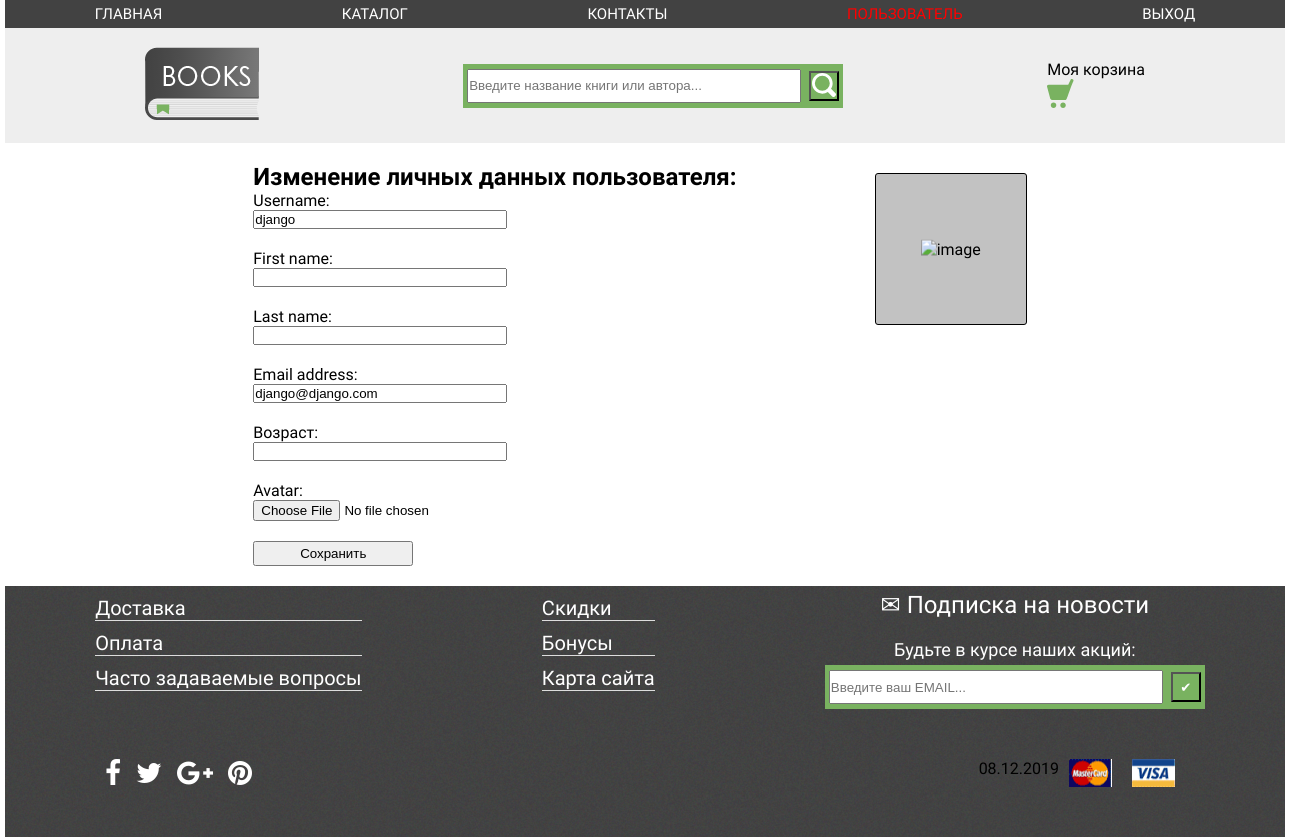
Page /auth/update/ (signed in) on the earlier database version.
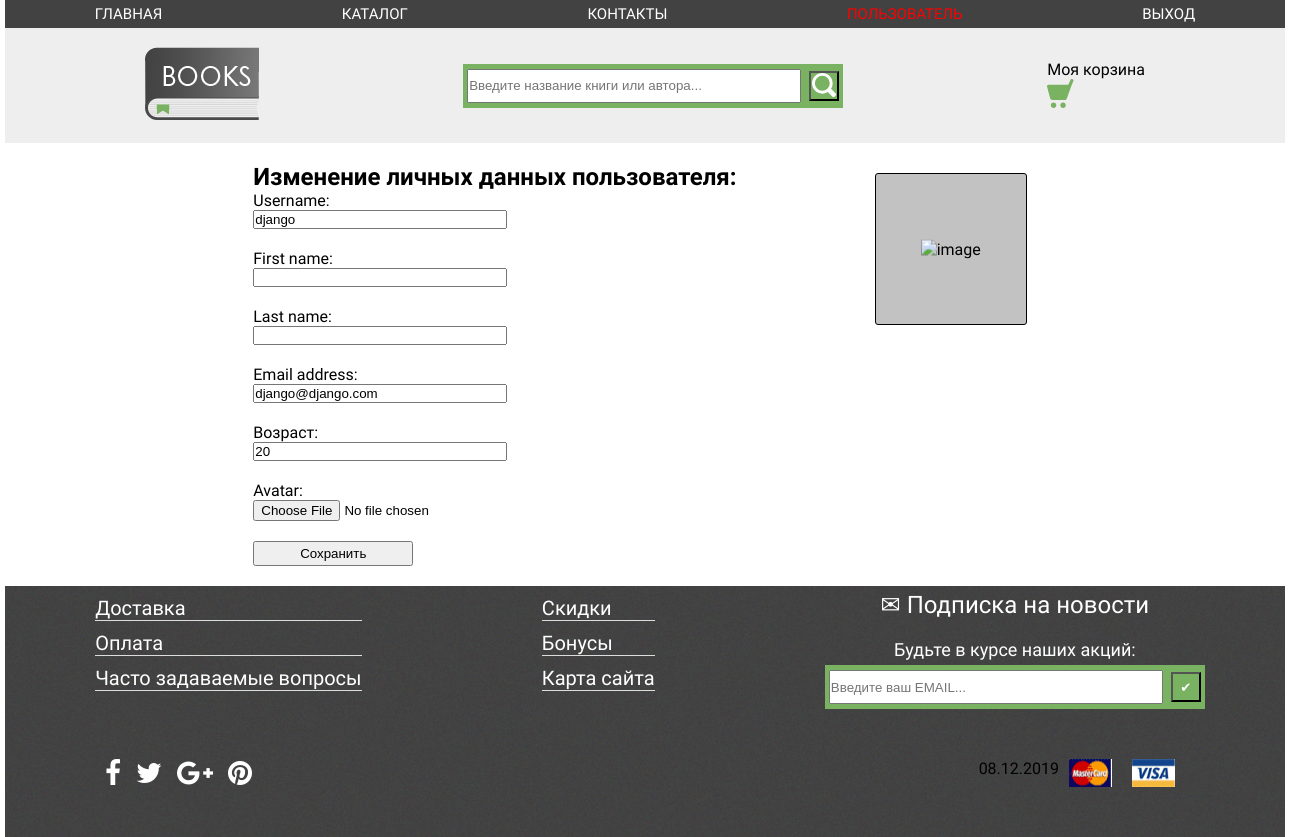
Same page on the later database version.
### authapp/models.py (models this page shows)
class ShopUser(AbstractUser):
    age = models.PositiveSmallIntegerField(verbose_name='возраст')
    avatar = models.ImageField(upload_to='user_avatar', blank=True)

### authapp/views.py (the view)
# urls.py: path('update/', authapp.user_update, name='user_update'),
def user_update(request):
    if request.method == 'POST':
        form = ShopUserUpdateForm(request.POST, request.FILES, instance=request.user)
        if form.is_valid():
            form.save()
            return HttpResponseRedirect(reverse('auth:user_update'))
    else:
        form = ShopUserUpdateForm(instance=request.user)
    context = {
        'page_title': 'Данные пользователя',
        'form': form,
    }
    return render(request, 'authapp/update.html', context)

### authapp/forms.py (shortened to what this page needs)
class ShopUserUpdateForm(UserChangeForm):
    class Meta:
        model = ShopUser
        fields = ('username', 'password', 'first_name', 'last_name', 'email', 'age', 'avatar')
    def __init__(self, *args, **kwargs):
        super().__init__(*args, **kwargs)
        for field_name, field in self.fields.items():
            field.widget.attrs['class'] = 'user_form'
            field.help_text = ''
            if field_name == 'password':
                field.widget = forms.HiddenInput()

### authapp/templates/authapp/update.html (shortened to what this page needs)
{% extends 'base.html' %}
{% load static %}
{% block container %}
    <div>
        <h2 class="form_name">Изменение личных данных пользователя:</h2>
        <form method="post" enctype="multipart/form-data">
            {{ form.as_p }}
            <input class='button' type="submit" value="Сохранить">
        </form>
    </div>
    <div class="user_avatar">
        <img src="/media/{{ user.avatar }}" alt="image">
    </div>
{% endblock %}

Differences in the rows shown:
changed ShopUser "django": age (not shown) → "20"
